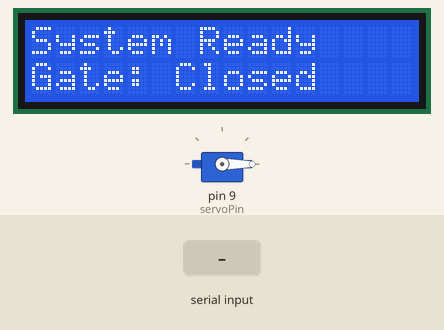
This sketch was run on a simulated Arduino Uno, built with avr-gcc and run on an emulated ATmega328P. Shown: servo, 16×2 character LCD. Inputs (shaded band) come from the test bench. What the sketch prints to the serial monitor is not drawn.

Above: at 1.3 s.
1.4 s: "open_gate\n" received over the second serial link
At 1.8 s:
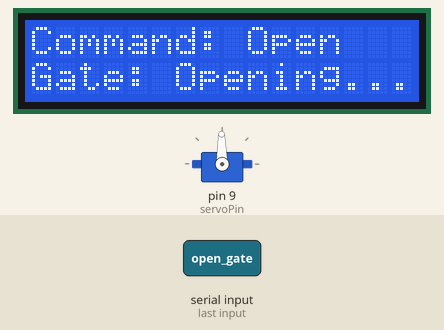
4.4 s: "gate_close\n" received over the second serial link
At 6.5 s:
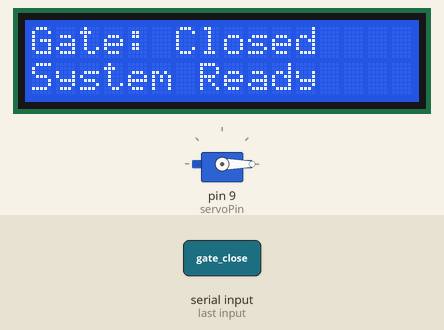
7.1 s: "1\n" received over the second serial link
At 7.6 s:
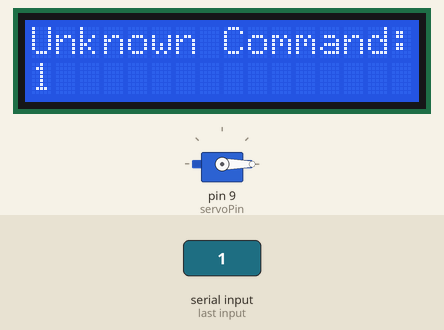
Timing chart, 0 to 10.1 s (numbered marks = the images above; inputs shaded):
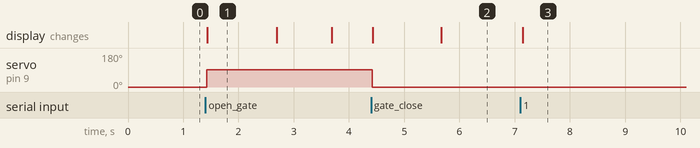

Measured:
- after the input at 1.4 s, servo on pin 9 (servoPin): 0° → 91° at once; the display: changes at once (image 1)
- after the input at 4.4 s, servo on pin 9 (servoPin): 91° → 0° at once; the display: first changes at once (image 2 shows a later state)
- after the input at 7.1 s, the display: changes at once (image 3)
- what the display in image 1 shows lasts 1.3 s, from 1.4 s to 2.7 s

The sketch:

parking_iot_test_2.ino
```cpp
#include <SoftwareSerial.h>
#include <Servo.h>
#include <Wire.h>
#include <LiquidCrystal_I2C.h>

// --- Configuration ---
// Bluetooth HC-05
SoftwareSerial bluetooth(2,3); // RX, TX for SoftwareSerial

// Servo G90
Servo gateServo;
const int servoPin = 9;
const int gateOpenAngle = 91;   // Angle for "open" position (adjust as needed)
const int gateClosedAngle = 0;  // Angle for "closed" position (adjust as needed)

// LCD 16x2 I2C
LiquidCrystal_I2C lcd(0x27, 16, 2); // Address, columns, rows

String receivedString = ""; // To store incoming data from Bluetooth

// --- Auto-close functionality ---
String lastCommand = "";           // Store the last received command
unsigned long gateOpenTime = 0;   // Time when gate was opened
const unsigned long autoCloseDelay = 120000; // 2 minutes in milliseconds
bool gateIsOpen = false;          // Track gate state
bool autoCloseScheduled = false;  // Track if auto-close is scheduled

void setup() {
  Serial.begin(9600);        // For debugging via Serial Monitor
  bluetooth.begin(9600);     // HC-05 default baud rate is often 9600

  gateServo.attach(servoPin);
  gateServo.write(gateClosedAngle); // Start with the gate closed

  lcd.init();      // Initialize the LCD
  lcd.backlight(); // Turn on the backlight
  lcd.setCursor(0, 0);
  lcd.print("System Ready");
  lcd.setCursor(0, 1);
  lcd.print("Gate: Closed");

  Serial.println("Arduino is ready. Send commands via Bluetooth.");
  bluetooth.println("Bluetooth Connected! System Ready.");
}

void loop() {
  // Check for incoming data from Bluetooth
  if (bluetooth.available()) {
    char receivedChar = bluetooth.read();
    receivedString += receivedChar;

    // If a newline character is received, the command is complete
    if (receivedChar == '\n') {
      Serial.print("Received via Bluetooth: ");
      Serial.println(receivedString);

      // Trim whitespace (like \r or \n from some serial apps)
      receivedString.trim();

      if (receivedString.equalsIgnoreCase("open_gate")) {
        // Check if gate is already open and this is the same command again
        if (gateIsOpen && lastCommand.equalsIgnoreCase("open_gate")) {
          // Same command received while gate is open - close immediately
          Serial.println("Same command received - closing gate manually");
          closeGate();
          autoCloseScheduled = false; // Cancel auto-close
        } else if (!gateIsOpen) {
          // Gate is closed, open it
          openGate();
          lastCommand = receivedString;
          gateOpenTime = millis();
          autoCloseScheduled = true;
        }
      } else if (receivedString.equalsIgnoreCase("gate_close")) {
        if (gateIsOpen) {
          closeGate();
          autoCloseScheduled = false; // Cancel auto-close
        }
      } else {
        lcd.clear();
        lcd.setCursor(0, 0);
        lcd.print("Unknown Command:");
        lcd.setCursor(0, 1);
        lcd.print(receivedString);
        bluetooth.println("Unknown command: " + receivedString);
      }

      receivedString = ""; // Clear the string for the next command
    }
  }

  // Check for auto-close timeout (2 minutes after opening)
  if (autoCloseScheduled && gateIsOpen && (millis() - gateOpenTime >= autoCloseDelay)) {
    Serial.println("Auto-closing gate after 2 minutes");
    lcd.clear();
    lcd.setCursor(0, 0);
    lcd.print("Auto-Close");
    lcd.setCursor(0, 1);
    lcd.print("Timeout: 2min");
    delay(1000); // Show message for 1 second
    closeGate();
    autoCloseScheduled = false;
  }

  // Update LCD with countdown if gate is open
  if (gateIsOpen && autoCloseScheduled) {
    updateCountdownDisplay();
  }
}

void openGate() {
  Serial.println("Opening Gate...");
  lcd.clear();
  lcd.setCursor(0, 0);
  lcd.print("Command: Open");
  gateServo.write(gateOpenAngle);
  lcd.setCursor(0, 1);
  lcd.print("Gate: Opening...");
  delay(1200); // Give servo time to move

  gateIsOpen = true;
  lcd.clear();
  lcd.setCursor(0, 0);
  lcd.print("Gate: Open");
  lcd.setCursor(0, 1);
  lcd.print("Auto-close: 2min");

  bluetooth.println("Gate Opened");
  Serial.println("Gate opened - auto-close scheduled in 2 minutes");
}

void closeGate() {
  Serial.println("Closing Gate...");
  lcd.clear();
  lcd.setCursor(0, 0);
  lcd.print("Command: Close");
  gateServo.write(gateClosedAngle);
  lcd.setCursor(0, 1);
  lcd.print("Gate: Closing...");
  delay(1200); // Give servo time to move

  gateIsOpen = false;
  lcd.clear();
  lcd.setCursor(0, 0);
  lcd.print("Gate: Closed");
  lcd.setCursor(0, 1);
  lcd.print("System Ready");

  bluetooth.println("Gate Closed");
  lastCommand = ""; // Clear last command when gate closes
}

void updateCountdownDisplay() {
  static unsigned long lastUpdate = 0;
  unsigned long currentTime = millis();

  // Update display every second
  if (currentTime - lastUpdate >= 1000) {
    unsigned long timeElapsed = currentTime - gateOpenTime;
    unsigned long timeRemaining = autoCloseDelay - timeElapsed;

    if (timeRemaining > 0) {
      int minutesLeft = timeRemaining / 60000;
      int secondsLeft = (timeRemaining % 60000) / 1000;

      lcd.setCursor(0, 1);
      lcd.print("Close in: ");
      if (minutesLeft > 0) {
        lcd.print(minutesLeft);
        lcd.print("m ");
      }
      lcd.print(secondsLeft);
      lcd.print("s   "); // Extra spaces to clear previous text
    }

    lastUpdate = currentTime;
  }
}
```
